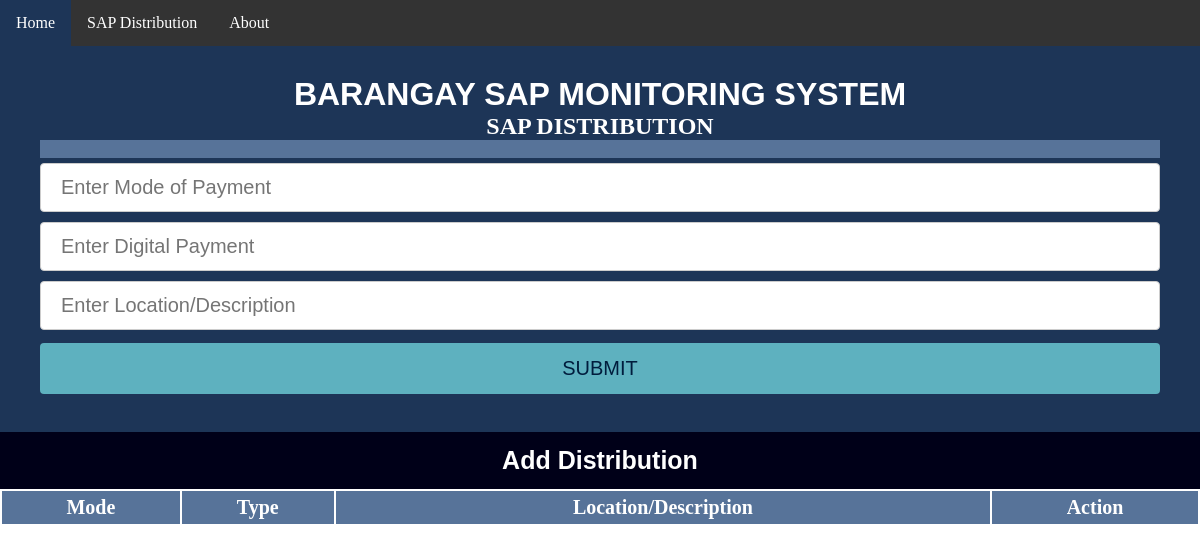
/distribution, run on an earlier commit of the app's database.
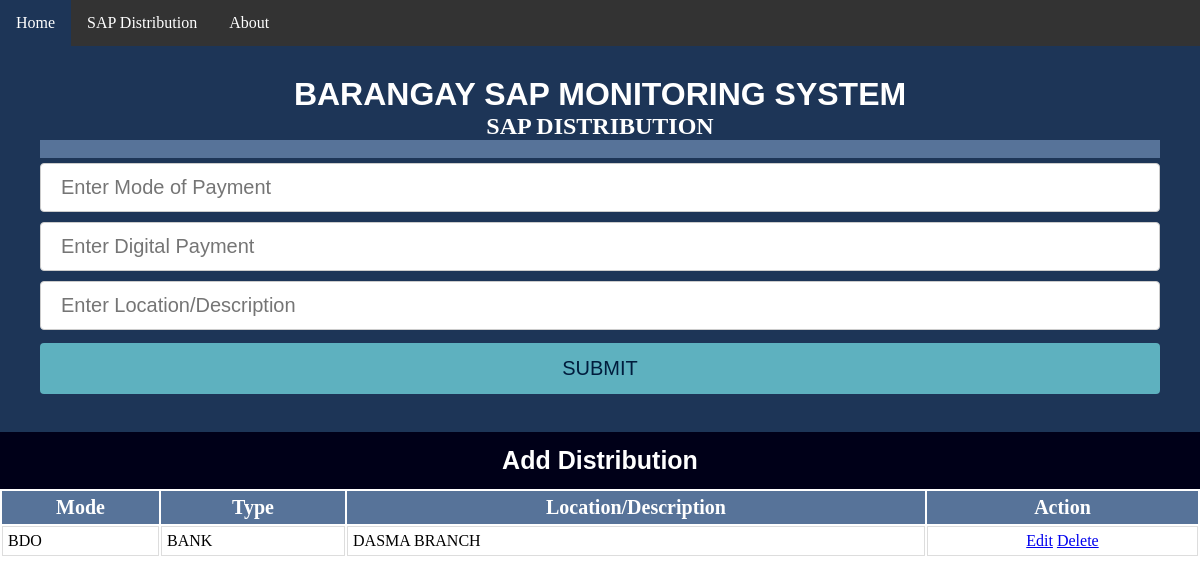
And on a later commit of the database.
### MNList/models.py (models this page shows)
class SDistributions(models.Model):
      dmode = models.TextField(default='')
      dtype = models.TextField(default='')
      dlocation = models.TextField(default='')
      class meta:
          db = "distribution"

### MNList/views.py (the view)
# urls.py: url(r'^distribution$', views.view_distribution, name='view_distribution'),
def view_distribution(request):
   sdistributions = SDistributions.objects.all()
   return render(request, 'SDistribution.html', {'sdistribution' : sdistributions})

### MNList/templates/SDistribution.html (shortened to what this page needs)
<html>
<head>
</head>
<body>
{% extends 'base.html' %}
{% block content %}
	<div id="myDIV" class="header">
		<h1>BARANGAY SAP MONITORING SYSTEM</h1>
		<h2>SAP DISTRIBUTION</h2>
	<h4>
		</h4>
		<form method="POST" action="/add_distribution">
       	      <input type="txt" id="bmode" name="bmode" placeholder="Enter Mode of Payment ">
	  	      <input type="txt" id="btype" name="btype" placeholder="Enter Digital Payment">
	  	      <input type="txt" id="blocation" name="blocation" placeholder="Enter Location/Description">
			<input type="submit" id="bAdd" name="bAdd" value="SUBMIT" class=button> </form>
	</div>
<a href="#test1" onclick="myFunction()""><b><p>Add Distribution</p><b></a><br />
		<table id="id_table" name='tr'>
		<tr>
			<th>Mode</th>
			<th>Type</th>
			<th>Location/Description</th>
			<th>Action</th>
		</tr>
		<tr>{% for sdistribution in sdistribution %}
			<td>{{ sdistribution.dmode.upper }}</td>
			<td>{{ sdistribution.dtype.upper }}</td>
			<td>{{ sdistribution.dlocation.upper }}</td>
			<td><center><a class="btn btn-sm btn-warning" href="modify/{{ sdistribution.id }}"> Edit</a> <a class="btn btn-sm btn-danger" href="remove/{{ sdistribution.id }}"> Delete</a></center></td>
		</tr>{% endfor %}</table>
</body>
{% endblock %}

What changed in the data, as far as the page shows it:
added SDistributions: dmode "BDO", dtype "BANK", dlocation "DASMA BRANCH"
